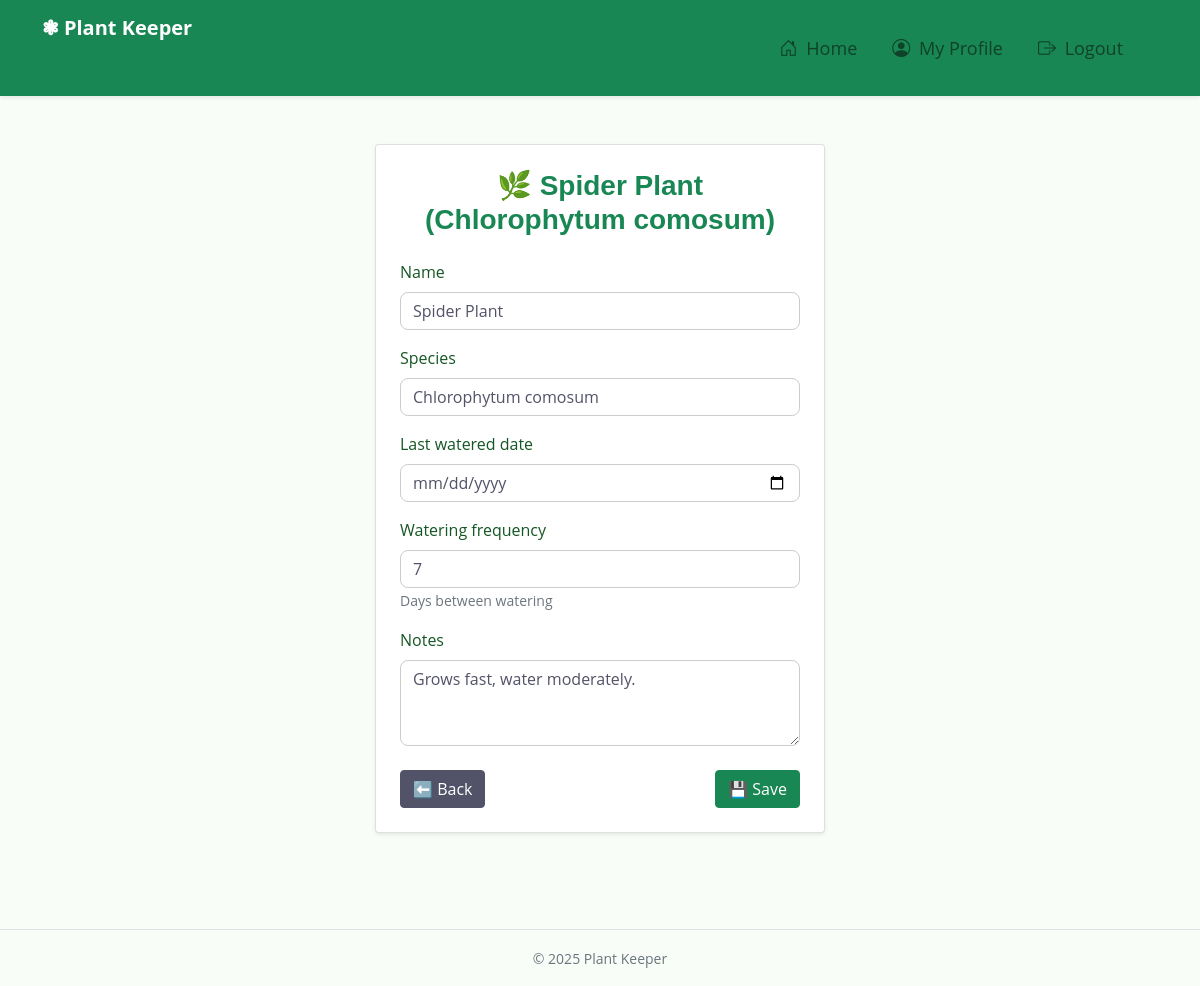
The page /plants/11/edit/ (signed in) on the database its author committed.
### main_app/models.py (models this page shows, shortened)
class Plant(models.Model):
    name = models.CharField(max_length=100)
    species = models.CharField(max_length=100)
    date_added = models.DateField(auto_now_add=True)
    last_watered_date = models.DateField(blank=True, null=True)
    watering_frequency = models.IntegerField(
        default=7, help_text="Days between watering"
    )
    notes = models.TextField(blank=True)
    user = models.ForeignKey(User, on_delete=models.CASCADE)
    def __str__(self):
        return f"{self.name} ({self.species})"

### main_app/views.py (the view)
# urls.py: path("plants/<int:pk>/edit/", views.PlantUpdate.as_view(), name="plant_edit"),
class PlantUpdate(LoginRequiredMixin, UpdateView):
    model = Plant
    form_class = PlantForm
    template_name = "plants/form.html"
    success_url = reverse_lazy("plant_list")

### main_app/forms.py
class PlantForm(forms.ModelForm):
    class Meta:
        model = Plant
        fields = ["name", "species", "last_watered_date", "watering_frequency", "notes"]
        widgets = {
            "name": forms.TextInput(attrs={"class": "form-control"}),
            "species": forms.TextInput(attrs={"class": "form-control"}),
            "last_watered_date": forms.DateInput(
                attrs={"class": "form-control", "type": "date"}
            ),
            "watering_frequency": forms.NumberInput(attrs={"class": "form-control"}),
            "notes": forms.Textarea(attrs={"class": "form-control", "rows": 3}),
        }

### main_app/templates/plants/form.html (shortened to what this page needs)
{% extends "base.html" %}
{% block content %}
<div class="container py-5 d-flex justify-content-center">
  <div class="card shadow-sm p-4" style="max-width: 450px; width: 100%;">
    <h3 class="text-success text-center mb-4">
      🌿 {{ view.object|default:"Add New Plant" }}
    </h3>
    <form method="POST" novalidate>
      {% for field in form %}
        <div class="mb-3">
          <label class="form-label fw-semibold">{{ field.label }}</label>
          {{ field }}
          {% if field.help_text %}
            <small class="form-text text-muted">{{ field.help_text }}</small>
          {% endif %}
        </div>
      {% endfor %}
      <div class="d-flex justify-content-between align-items-center mt-4">
        <a href="{% url 'plant_list' %}" class="btn btn-secondary">⬅️ Back</a>
        <button type="submit" class="btn btn-success">💾 Save</button>
      </div>
    </form>
  </div>
</div>
{% endblock %}

### main_app/static/css/style.css (style rules this page uses)
:root { --primary: #348E38; --secondary: #525368; --light: #E8F5E9; --dark: #0F4229; }
h3, .h3, h4, .h4, .fw-medium { font-weight: 600 !important; }
.btn { transition: .5s; font-weight: 500; }
input, textarea, select { border-radius: 8px !important; border: 1px solid #ccc !important; width: 100%; padding: 8px; }
label.form-label { color: #155724; }
body { background-color: #f8fdf8; }

### rows shown on the page
Plant: object "Spider Plant (Chlorophytum comosum)", form "Spider Plant" "Chlorophytum comosum" "7" "Grows fast, water moderately."

### other values the page prints
{{ field.label }} "Name" "Species" "Last watered date" "Watering frequency" "Notes"
{{ field.help_text }} "Days between watering"
